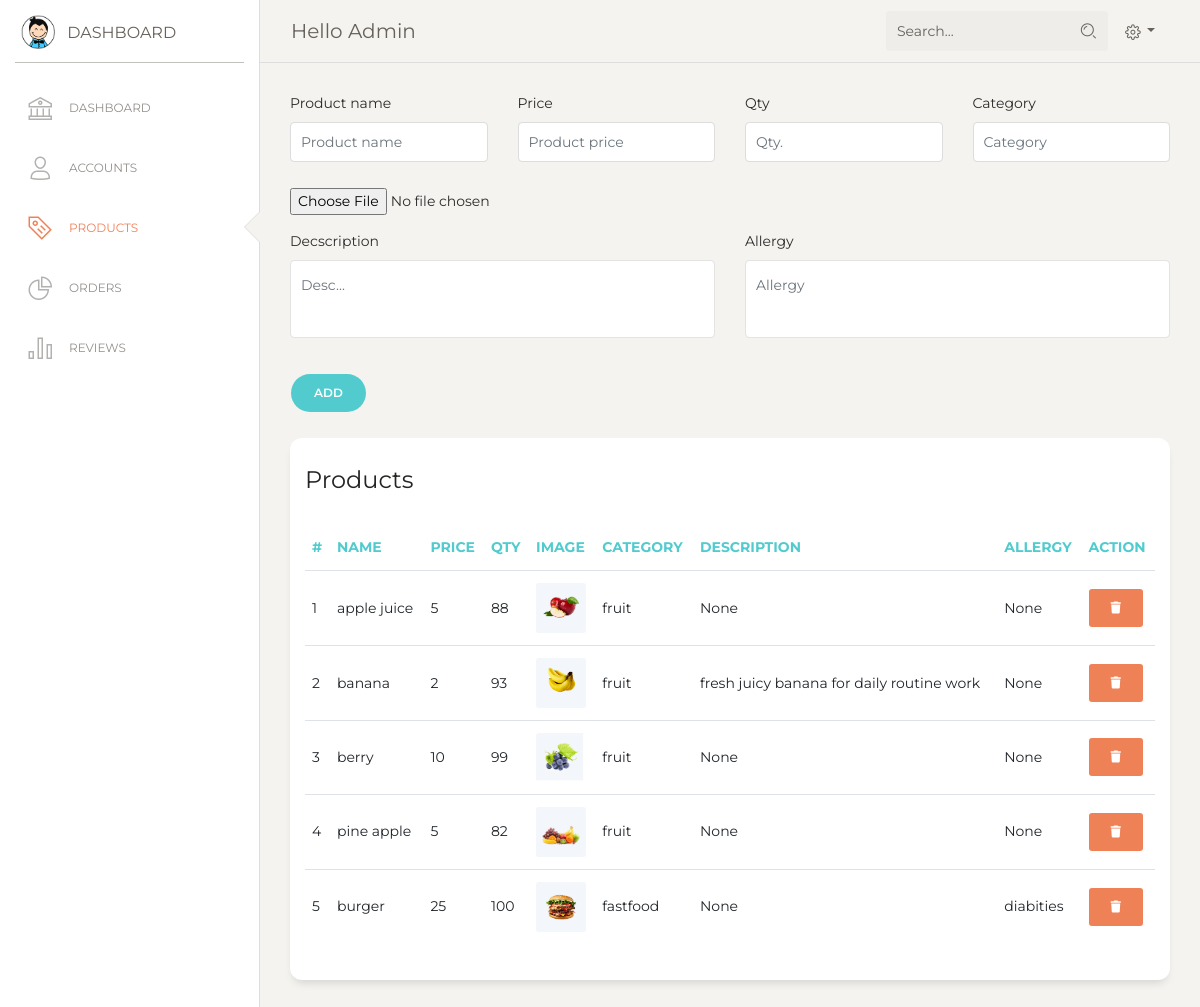
The app's page /admin/products.php (signed in) with its own data.
### tables this page shows
CREATE TABLE `products` (
  `id` int(11) NOT NULL,
  `name` varchar(255) NOT NULL,
  `price` float NOT NULL,
  `qty` int(11) NOT NULL,
  `img` varchar(255) NOT NULL,
  `category` varchar(255) NOT NULL,
  `description` varchar(255) DEFAULT NULL,
  `allergy` varchar(255) NOT NULL
);

### db/productModel.php (called while the page is built, shortened)
<?php
require_once 'connection.php';
class Product
{
    public static function getAllProducts($limit = null, $search = null, $category = null): array
    {
        global $connection;
        if ($limit) {
            $sql = "select * from products where qty > 0 limit $limit";
        } else {
            $sql = "select * from products where qty > 0";
        }
        $products = mysqli_query($connection, $sql);
        $products = mysqli_fetch_all($products);
        return $products;
    }
}

### admin/products.php (the view)
<?php include 'includes/header.inc.php' ?>
<?php include '../db/productModel.php' ?>
<div class="content">
    <div class="row">
        <div class="col">
            <form action="add_product.php" method="post" enctype="multipart/form-data">
                <div class="row mb-3">
                    <div class="col-md-3">
                        <div class="form-group">
                            <label>Product name</label>
                            <input type="text" class="form-control" placeholder="Product name" name="name" required>
                        </div>
                    </div>
                    <div class="col-md-3">
                        <div class="form-group">
                            <label>Price</label>
                            <input type="number" class="form-control" placeholder="Product price" name="price" required>
                        </div>
                    </div>
                    <div class="col-md-3">
                        <div class="form-group">
                            <label>Qty</label>
                            <input type="number" class="form-control" placeholder="Qty." min="1" name="qty" required>
                        </div>
                    </div>
                    <div class="col-md-3">
                        <div class="form-group">
                            <label>Category</label>
                            <input type="text" class="form-control" placeholder="Category" name="category" required>
                        </div>
                    </div>
                </div>
                <div class="row mb-3">
                    <div class="col">
                        <input type="file" name="file" accept="image/*" required>
                    </div>
                </div>
                <div class="row mb-3">
                    <div class="col-md-6">
                        <div class="form-group">
                            <label>Decscription</label>
                            <textarea class="form-control" placeholder="Desc..." name="description"></textarea>
                        </div>
                    </div>
                    <div class="col-md-6">
                        <div class="form-group">
                            <label>Allergy</label>
                            <textarea class="form-control" placeholder="Allergy" name="allergy"></textarea>
                        </div>
                    </div>
                </div>
                <div class="row mb-3">
                    <div class="col">
                        <button type="submit" name="submit" class="btn btn-primary btn-round">Add</button>
                    </div>
                </div>
            </form>
        </div>
    </div>
    <div class="row">
        <div class="col-md-12">
            <div class="card">
                <div class="card-header">
                    <h4 class="card-title">Products</h4>
                </div>
                <div class="card-body">
                    <div class="table-responsive">
                        <table class="table">
                            <thead class=" text-primary">
                                <th>#</th>
                                <th>Name</th>
                                <th>Price</th>
                                <th>Qty</th>
                                <th>Image</th>
                                <th>Category</th>
                                <th>Description</th>
                                <th>Allergy</th>
                                <th>Action</th>
                            </thead>
                            <tbody>
                                <?php
                                $products = Product::getAllProducts();
                                if (empty($products)) {
                                    echo '<tr><td class="text-center" colspan="4">No records...</td></tr>';
                                } else {
                                    $counter = 1;
                                    foreach ($products as $product) {
                                        echo "<tr>
                                                <td>" . $counter++ . "</td>
                                                <td>" . $product[1] . "</td>
                                                <td>" . $product[2] . "</td>
                                                <td>" . $product[3] . "</td>
                                                <td><img width='50' src='../storage/" . $product[4] . "'></td>
                                                <td>" . $product[5] . "</td>
                                                <td>" . (empty($product[6]) ? 'None' : $product[6]) . "</td>
                                                <td>" . (empty($product[7]) ? 'None' : $product[7]) . "</td>
                                                <td><a class='btn btn-danger' href='delete_product.php?id=" . $product[0] . "'><i class='fa-solid fa-trash'></i></a></td>
                                            </tr>";
                                    }
                                }
                                ?>
                            </tbody>
                        </table>
                    </div>
                </div>
            </div>
        </div>
    </div>
</div>
<?php include 'includes/footer.inc.php' ?>

### records on screen
products: name "apple juice", price "5", qty "88", img (picture), category "fruit", shows "None"
products: name "banana", price "2", qty "93", img (picture), category "fruit", description "fresh juicy banana for daily routine work", shows "None"
products: name "berry", price "10", qty "99", img (picture), category "fruit", shows "None"
products: name "pine apple", price "5", qty "82", img (picture), category "fruit", shows "None"
products: name "burger", price "25", qty "100", img (picture), category "fastfood", shows "None", allergy "diabities"
